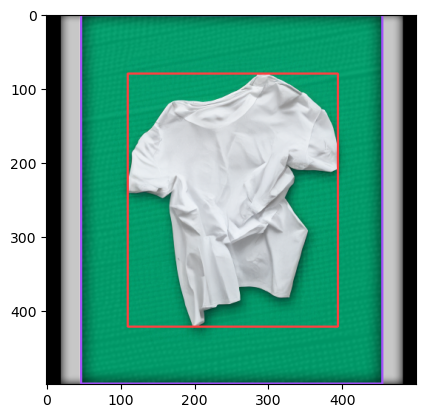
#> input picture src/evaluation_export/sample_3_bbox.png, 425 x 418 px
$ python -i image_preprocess.py   (imports and definitions only)
#> lines starting #> are read from the running program, lines starting #| are printed output that depends on the picture
#> further down, picture is the input picture: shape (418, 425, 3); mean B, G, R 155.8, 172.8, 113.7
import cv2
import numpy as np

def adjust_gamma(image, gamma=1.0):
    invGamma = 1.0 / gamma
    table = [((i / 255.0) ** invGamma) * 255 for i in range(256)]
    table = np.array(table, np.uint8)
    return cv2.LUT(image, table)

def remove_shadow_rgb(image):
    # Convert image to RGB if it isn't already
    rgb = cv2.cvtColor(image, cv2.COLOR_BGR2RGB) if image.shape[-1] == 3 else image
    # Convert to YCrCb color space
    ycrcb = cv2.cvtColor(rgb, cv2.COLOR_RGB2YCrCb)
#> ycrcb: shape (418, 425, 3); mean of channels 0, 1, 2 153.2, 99.9, 129.5
    # Split into channels
    y, cr, cb = cv2.split(ycrcb)
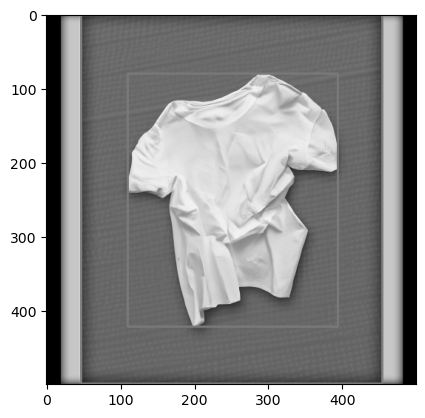
#> y: shape (418, 425); min 0, max 255, mean 153.2
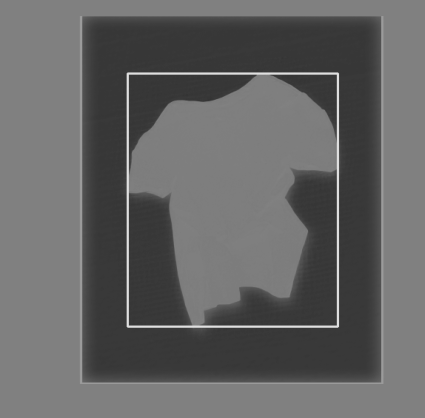
#> cr: shape (418, 425); min 51, max 224, mean 99.9
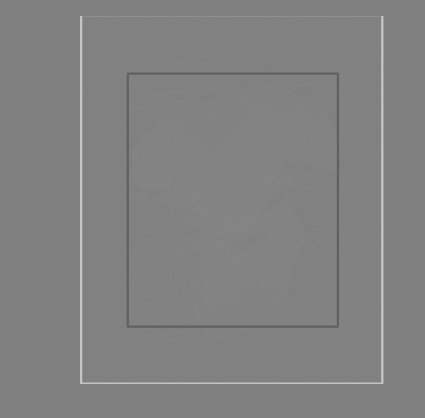
#> cb: shape (418, 425); min 96, max 199, mean 129.5
    # Apply histogram equalization on the brightness channel
    y_eq = cv2.equalizeHist(y)
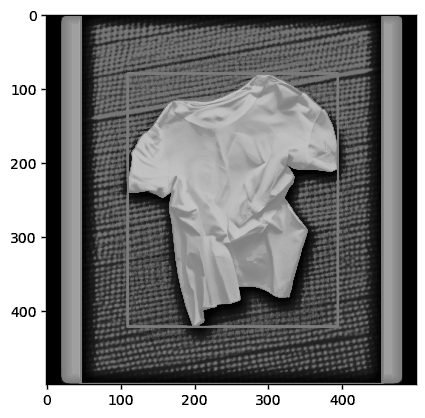
#> y_eq: shape (418, 425); min 0, max 255, mean 127.4
    # Merge back the channels
    ycrcb_eq = cv2.merge((y_eq, cr, cb))
#> ycrcb_eq: shape (418, 425, 3); mean of channels 0, 1, 2 127.4, 99.9, 129.5
    # Convert back to RGB
    result = cv2.cvtColor(ycrcb_eq, cv2.COLOR_YCrCb2RGB)
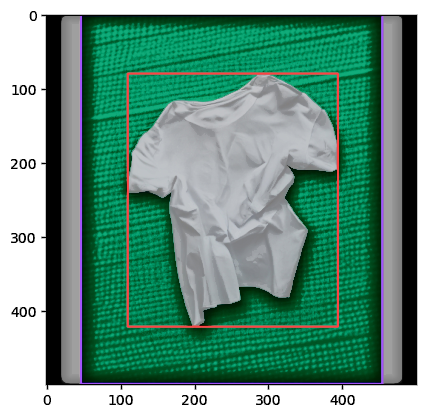
#> result: shape (418, 425, 3); mean R, G, B 102, 147, 130.1
    return result

>>> import cv2
>>> picture = cv2.imread('../evaluation_export/sample_3_bbox.png')
>>> result = remove_shadow_rgb(picture)

$ run again, on src/evaluation_export/sample_3_sam.png
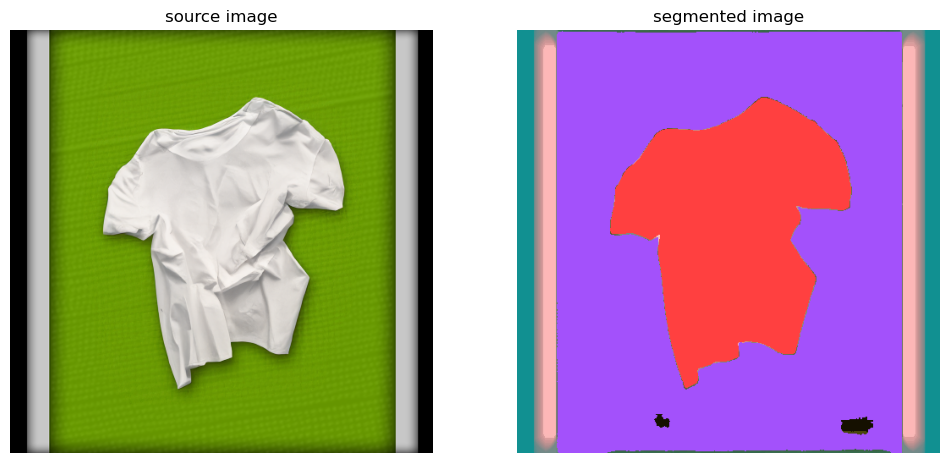
#> input picture src/evaluation_export/sample_3_sam.png, 950 x 463 px
#> picture is the input picture: shape (463, 950, 3); mean B, G, R 151.1, 146.1, 170.4
#> ycrcb: shape (463, 950, 3); mean of channels 0, 1, 2 154, 139.8, 126.4
#> in remove_shadow_rgb, `y_eq = cv2.equalizeHist(y)`:
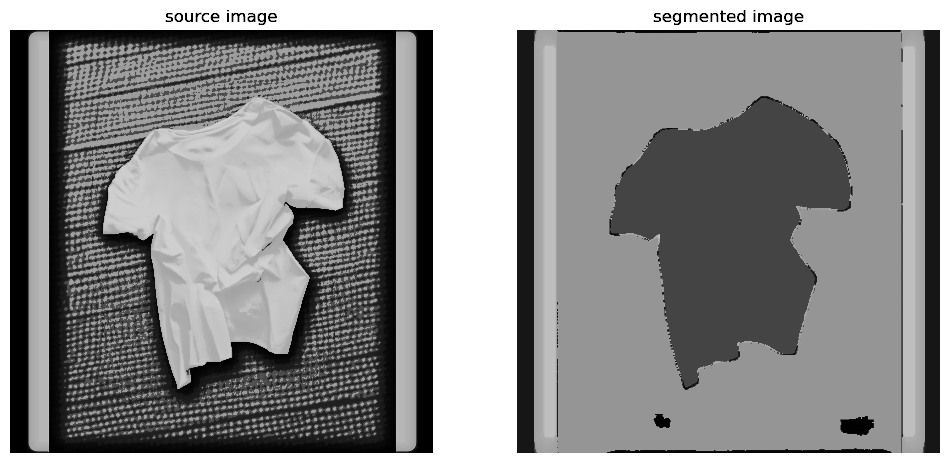
#> y_eq: shape (463, 950); min 0, max 255, mean 138.5
#> ycrcb_eq: shape (463, 950, 3); mean of channels 0, 1, 2 138.5, 139.8, 126.4
#> in remove_shadow_rgb, `result = cv2.cvtColor(ycrcb_eq, cv2.COLOR_YCrCb2RGB)`:
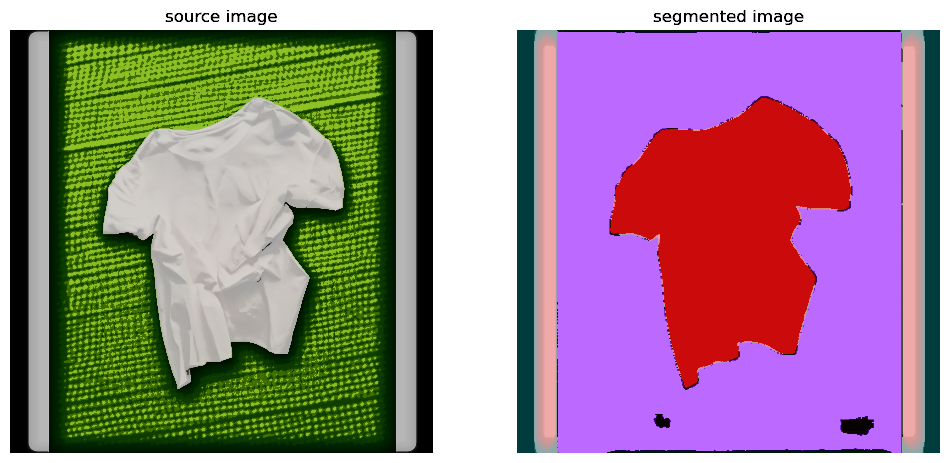
#> result: shape (463, 950, 3); mean R, G, B 157.3, 130.5, 142.6
